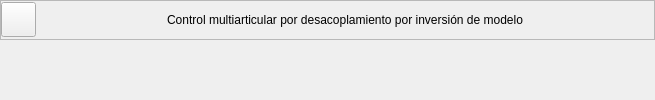
                <widget class="QWidget" name="sk_U3_T7">
                 <layout class="QVBoxLayout" name="verticalLayout_70">
                  <property name="spacing">
                   <number>5</number>
                  </property>
                  <property name="leftMargin">
                   <number>0</number>
                  </property>
                  <property name="topMargin">
                   <number>0</number>
                  </property>
                  <property name="rightMargin">
                   <number>0</number>
                  </property>
                  <property name="bottomMargin">
                   <number>0</number>
                  </property>
                  <item>
                   <widget class="QFrame" name="frame_68">
                    <property name="minimumSize">
                     <size>
                      <width>0</width>
                      <height>35</height>
                     </size>
                    </property>
                    <property name="maximumSize">
                     <size>
                      <width>16777215</width>
                      <height>40</height>
                     </size>
                    </property>
                    <property name="frameShape">
                     <enum>QFrame::StyledPanel</enum>
                    </property>
                    <property name="frameShadow">
                     <enum>QFrame::Raised</enum>
                    </property>
                    <layout class="QHBoxLayout" name="horizontalLayout_33">
                     <property name="spacing">
                      <number>0</number>
                     </property>
                     <property name="sizeConstraint">
                      <enum>QLayout::SetDefaultConstraint</enum>
                     </property>
                     <property name="leftMargin">
                      <number>0</number>
                     </property>
                     <property name="topMargin">
                      <number>0</number>
                     </property>
                     <property name="rightMargin">
                      <number>0</number>
                     </property>
                     <property name="bottomMargin">
                      <number>0</number>
                     </property>
                     <item>
                      <widget class="QPushButton" name="bt_return_29">
                       <property name="minimumSize">
                        <size>
                         <width>35</width>
                         <height>35</height>
                        </size>
                       </property>
                       <property name="maximumSize">
                        <size>
                         <width>35</width>
                         <height>35</height>
                        </size>
                       </property>
                       <property name="text">
                        <string/>
                       </property>
                       <property name="icon">
                        <iconset>
                         <normaloff>resources/images/MainWindow/return.svg</normaloff>resources/images/MainWindow/return.svg</iconset>
                       </property>
                       <property name="iconSize">
                        <size>
                         <width>35</width>
                         <height>35</height>
                        </size>
                       </property>
                      </widget>
                     </item>
                     <item>
                      <spacer name="horizontalSpacer_61">
                       <property name="orientation">
                        <enum>Qt::Horizontal</enum>
                       </property>
                       <property name="sizeHint" stdset="0">
                        <size>
                         <width>131</width>
                         <height>20</height>
                        </size>
                       </property>
                      </spacer>
                     </item>
                     <item>
                      <widget class="QLabel" name="label_32">
                       <property name="text">
                        <string>Control multiarticular por desacoplamiento por inversión de modelo</string>
                       </property>
                       <property name="alignment">
                        <set>Qt::AlignCenter</set>
                       </property>
                      </widget>
                     </item>
                     <item>
                      <spacer name="horizontalSpacer_62">
                       <property name="orientation">
                        <enum>Qt::Horizontal</enum>
                       </property>
                       <property name="sizeHint" stdset="0">
                        <size>
                         <width>131</width>
                         <height>20</height>
                        </size>
                       </property>
                      </spacer>
                     </item>
                    </layout>
                   </widget>
                  </item>
                  <item>
                   <widget class="ContenidosTemas" name="U3_T7" native="true"/>
                  </item>
                 </layout>
                </widget>
